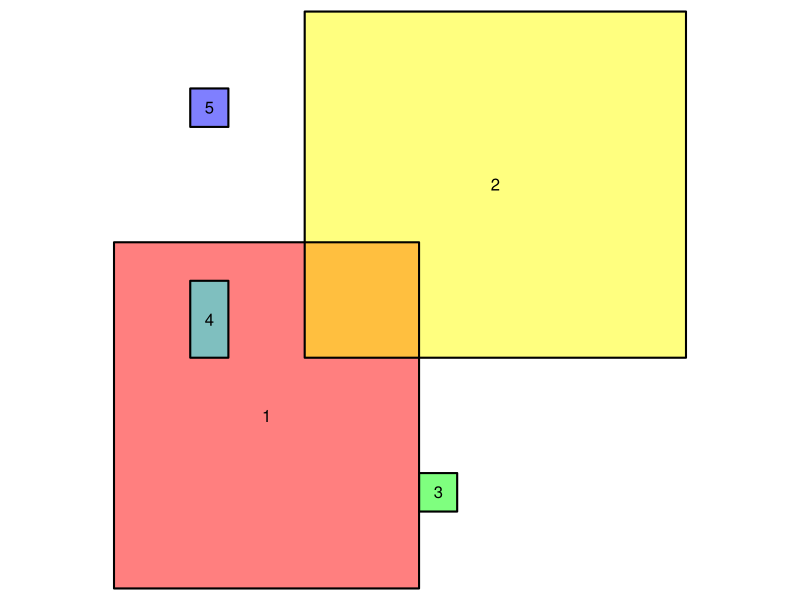

Here is the R script that generated this plot:
## ---- chunk 1
library("terra")
## ---- chunk 2
p1 = vect("POLYGON ((0 0, 8 0, 8 9, 0 9, 0 0))")
p2 = vect("POLYGON ((5 6, 15 6, 15 15, 5 15, 5 6))")
p3 = vect("POLYGON ((8 2, 9 2, 9 3, 8 3, 8 2))")
p4 = vect("POLYGON ((2 6, 3 6, 3 8, 2 8, 2 6))")
p5 = vect("POLYGON ((2 12, 3 12, 3 13, 2 13, 2 12))")
p = rbind(p1, p2, p3, p4, p5)
plot(p, col = rainbow(6, alpha = 0.5), axes = FALSE, mar = 0)
lines(p, lwd = 2)
text(p)
## ---- chunk 3
# relate()
## ---- chunk 4
# relate()
## ---- chunk 5
# relate()
## ---- chunk 6
# relate()
## ---- chunk 7
# relate()
## ---- chunk 8
# relate()
## ---- chunk 9
# relate()
## ---- chunk 10
# relate()
## ---- chunk 11
# relate()
## ---- chunk 12
# relate()
